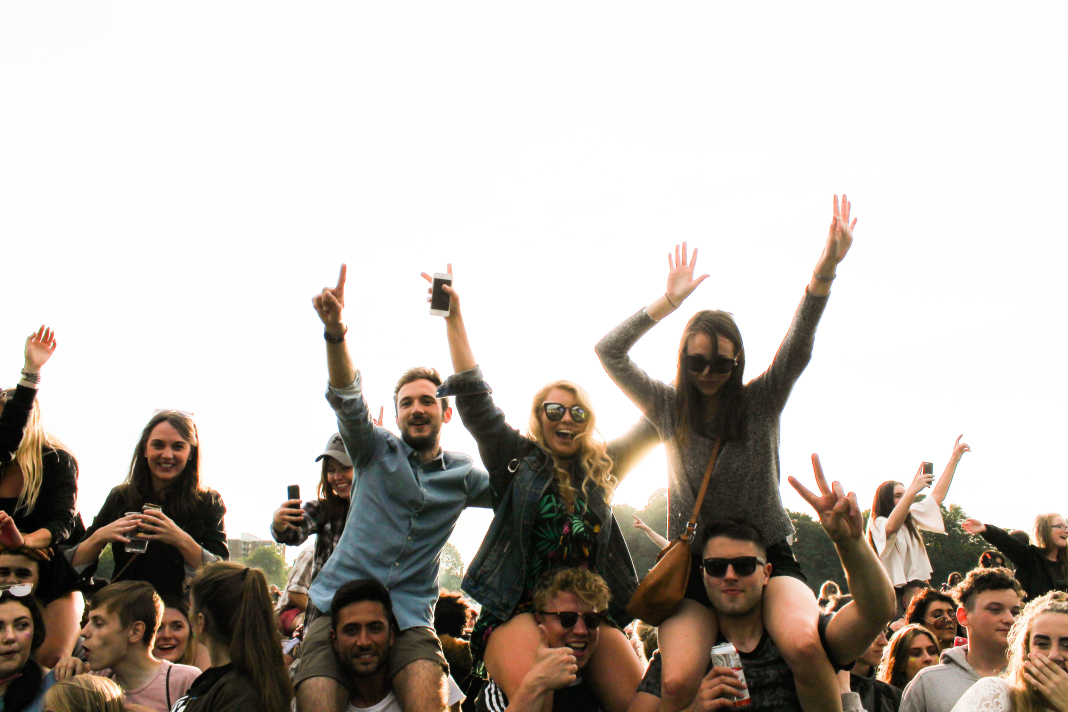
#> input picture Photos/group3.jpg, 4272 x 2848 px, found by its file name (shown at 1/4 size)
$ python face_detection.py
#> lines starting #> are read from the running program, lines starting #| are printed output that depends on the picture; after the words box and inside, x2 and y2 are one past the last pixel; in counts of white or black regions, pixels touching at a corner belong together
import cv2 as cv

# face Detection
'''
Face Detection is simple recognizing any faces present in the
image.
face detection is performed using classifiers.
A classifier is essentially an algorithm that decide whether
image is positive or negative, whether a face is present or
not.
Now, classifier need to be trained on 1000s and 10s of 1000s
of images with and without faces. But fortunately OpenCV comes
with a lot of pre trained classifiers.
So two main classifers exist today are :
1> Harr Classifer/Cascade
2> Local binary pattern
'''

# Harr Cascade
'''
it is used for face detection .
In face Detection, it does not involve skin tone or colors
that are present in the image. these harr cascade essentially
look at an object in an image and using the edges tries to
determine whether it's a face or not.
So, we don't need color in our image And we can go ahead and convert
that into grayscale.
'''


def FrameScaling(frame, scale=0.5):
#> called with scale = 0.2
    width = int(frame.shape[1]*scale)
#> width = 854
    height = int(frame.shape[0]*scale)
#> height = 569
    dimension = (width, height)
#> dimension = (854, 569)
    return cv.resize(frame, dimension, interpolation=cv.INTER_AREA)
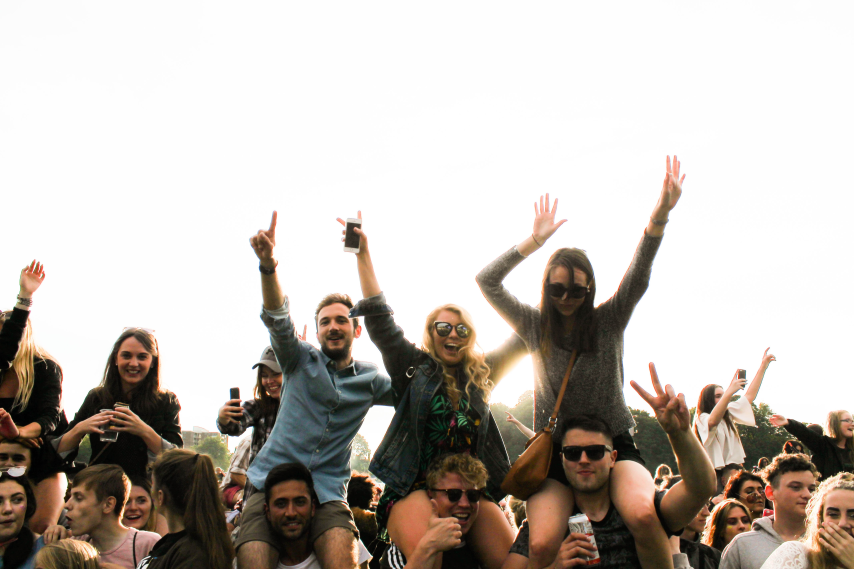
#> returned value: shape (569, 854, 3); mean of channels 0, 1, 2 178.2, 184.9, 191.9; drawn as B, G, R


img = FrameScaling(cv.imread('Photos/group3.jpg'),0.2)
cv.imshow('Peoples Image',img)

gray = cv.cvtColor(img , cv.COLOR_BGR2GRAY)
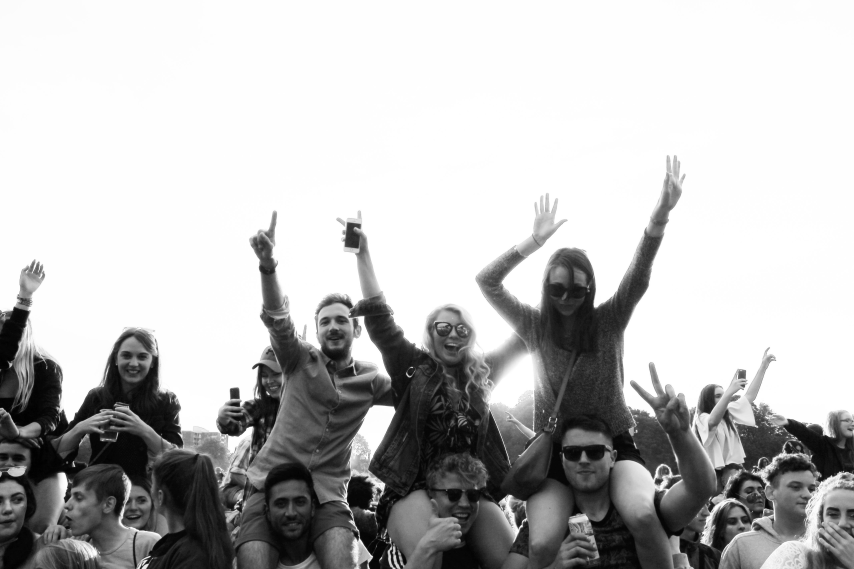
#> gray: shape (569, 854); min 0, max 255, mean 186.2
cv.imshow("grayScale",gray)

# C: \Users\india\Desktop\OpenCv\FaceDetection\harr_face.xml

harr_cascade = cv.CascadeClassifier("FaceDetection\harr_face.xml")

# this return rectangular coordinate of faces
faces_rect = harr_cascade.detectMultiScale(gray , scaleFactor=1.1 , minNeighbors=3)
#> faces_rect = [[117, 486, 39, 39], [311, 303, 46, 46], [112, 339, 45, 45], [262, 479, 58, 58], [552, 428, 64, 64], [435, 471, 58, 58]]
l = len(faces_rect)
#> l = 6
print(f'Number of faces found = {l}')
#| Number of faces found = 6

for (x,y,w,h) in faces_rect :
    cv.rectangle(img , (x,y) , (x+w,y+h) , (0,255,0) , thickness=2)
#> this loop made 6 passes
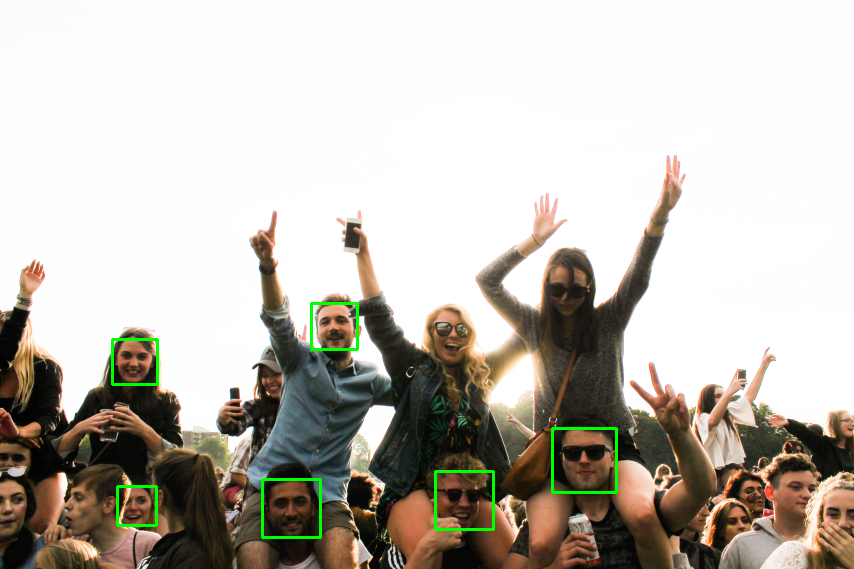
#> img: shape (569, 854, 3); 0.76% of pixels changed, all inside (x1, y1, x2, y2) = (111, 302, 618, 539); drawn as B, G, R

cv.imshow('Detected Faces',img)


'''
This Harr Cascade is much sesitive to noise so, it detect
and recognize as a face anything show shows a little facial
property by edge.
so, its not used in more advance computer vision
-> Dealings face recognizer is more effective and less sentitive
than Harr Cascade.
'''

cv.waitKey(0)

$ run again, with Photos/group2.jpg copied over Photos/group3.jpg
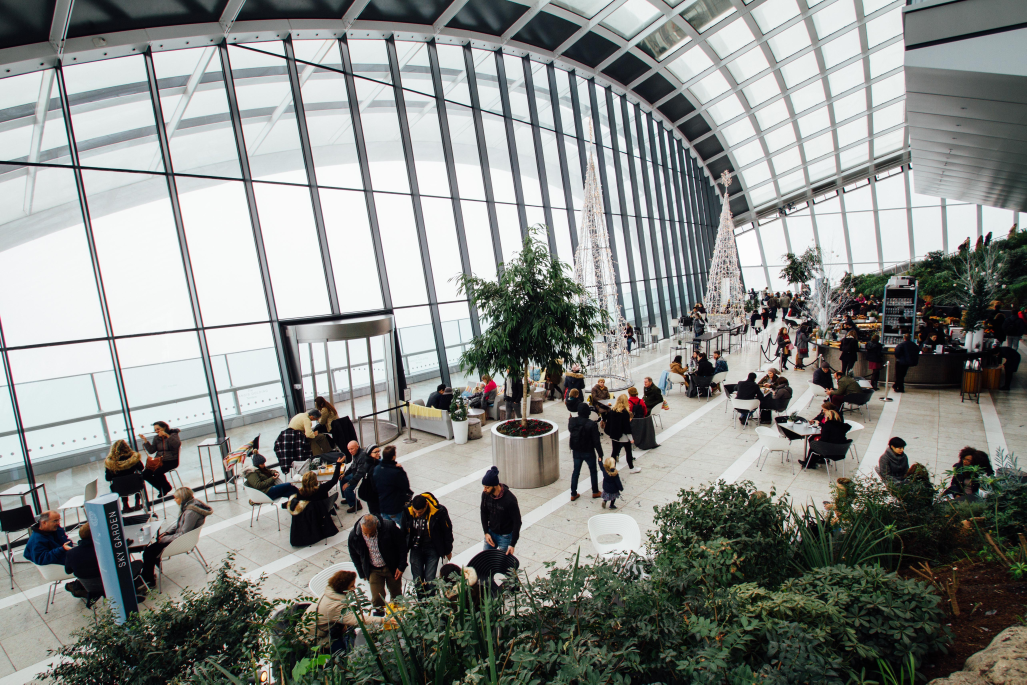
#> input picture Photos/group2.jpg, 5133 x 3422 px, found by its file name (shown at 1/5 size)
#> width = 1026
#> dimension = (1026, 684)
#> `gray = cv.cvtColor(img , cv.COLOR_BGR2GRAY)`:
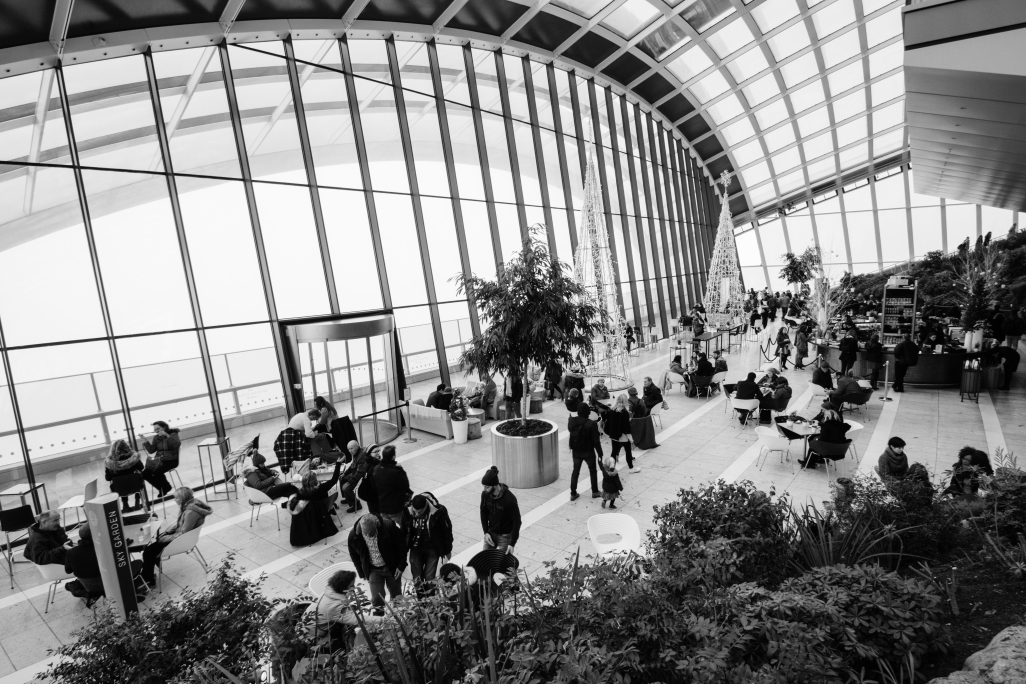
#> gray: shape (684, 1026); min 0, max 253, mean 136.9
#> faces_rect = [[393, 74, 49, 49], [425, 282, 52, 52], [347, 59, 59, 59], [383, 286, 57, 57], [293, 83, 66, 66], [147, 46, 95, 95], [186, 288, 97, 97], [98, 294, 108, 108]]
#> l = 8
#| Number of faces found = 8
#> the loop `for (x,y,w,h) in faces_rect :` made 8 passes
#> after the loop `for (x,y,w,h) in faces_rect :`:
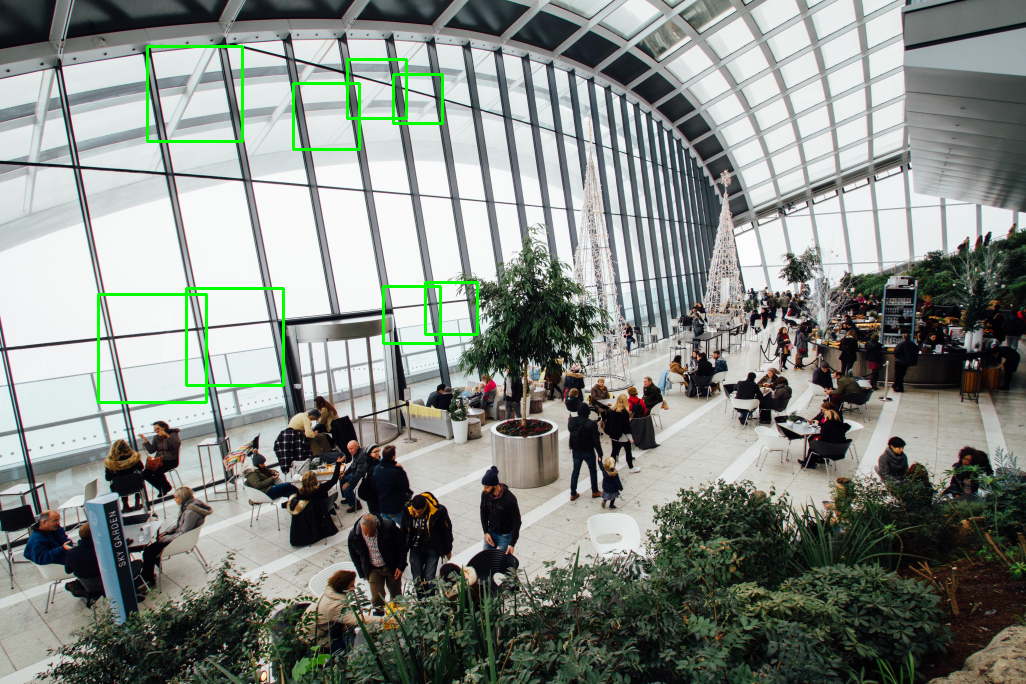
#> img: shape (684, 1026, 3); mean of channels 0, 1, 2 132.8, 138.8, 133.4; drawn as B, G, R
